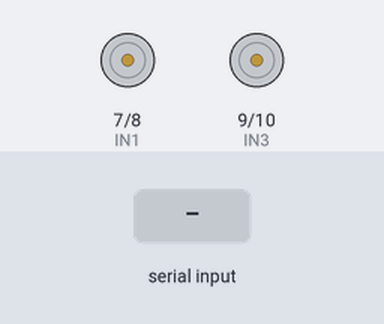
A sketch run on a simulated Arduino Uno, built with avr-gcc and run on an emulated ATmega328P. Shown: motor-driver pin pairs drawn as motors (green arrow = first pin HIGH = forward, orange = second pin HIGH = backward, longer = more drive, scaled by the enable pin). Inputs (shaded band) come from the test bench.

Above: at 1.2 s.
1.3 s: "FORWARD\n" received over Serial
At 2.3 s:
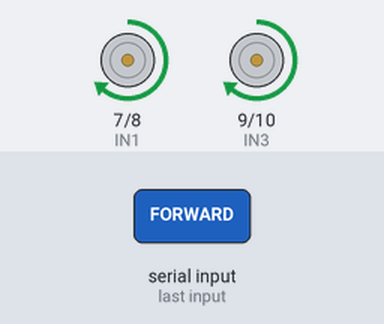
2.8 s: "BACKWARD\n" received over Serial
At 3.4 s:
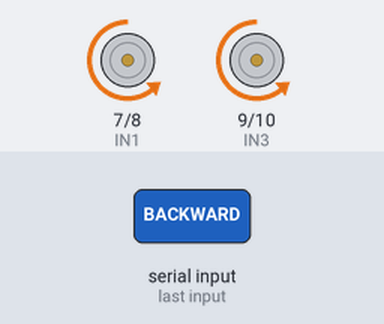
4.3 s: "LEFT\n" received over Serial
At 5.5 s:
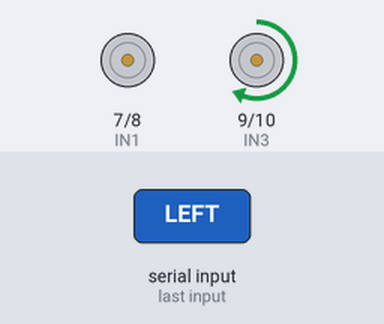
5.8 s: "RIGHT\n" received over Serial
At 6.9 s:
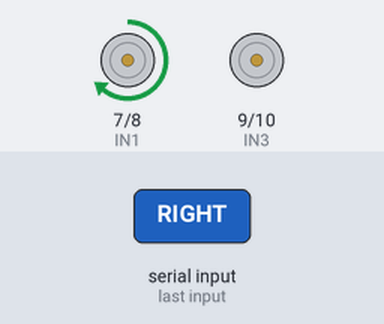
7.3 s: "1\n" received over Serial
At 8.0 s:
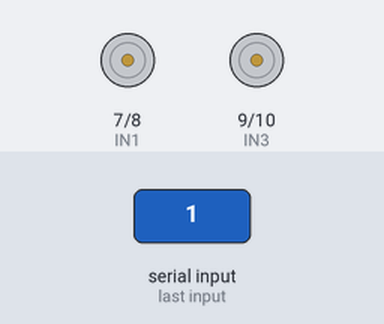
Timing chart, 0 to 9.8 s (numbered marks = the images above; inputs shaded):
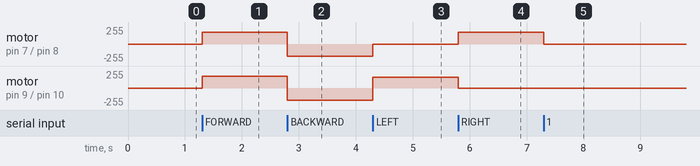

The sketch:

robot_car.ino
```cpp
// Firmware contoh mobil robot 4 roda
// Sesuaikan pin dengan wiring Anda.
// Protokol serial: FORWARD, BACKWARD, LEFT, RIGHT, STOP
const int ENA=5, IN1=7, IN2=8;
const int ENB=6, IN3=9, IN4=10;

void setup(){
  Serial.begin(115200);
  pinMode(ENA,OUTPUT); pinMode(IN1,OUTPUT); pinMode(IN2,OUTPUT);
  pinMode(ENB,OUTPUT); pinMode(IN3,OUTPUT); pinMode(IN4,OUTPUT);
  stopRobot();
}

void loop(){
  if(Serial.available()){
    String cmd=Serial.readStringUntil('\n');
    cmd.trim();
    if(cmd=="FORWARD") forward(180);
    else if(cmd=="BACKWARD") backward(180);
    else if(cmd=="LEFT") left(160);
    else if(cmd=="RIGHT") right(160);
    else stopRobot();
  }
}

void setMotor(int en,int inA,int inB,int pwm,bool forwardDir){
  digitalWrite(inA,forwardDir?HIGH:LOW);
  digitalWrite(inB,forwardDir?LOW:HIGH);
  analogWrite(en,constrain(pwm,0,255));
}
void forward(int pwm){setMotor(ENA,IN1,IN2,pwm,true);setMotor(ENB,IN3,IN4,pwm,true);}
void backward(int pwm){setMotor(ENA,IN1,IN2,pwm,false);setMotor(ENB,IN3,IN4,pwm,false);}
void left(int pwm){setMotor(ENA,IN1,IN2,0,true);setMotor(ENB,IN3,IN4,pwm,true);}
void right(int pwm){setMotor(ENA,IN1,IN2,pwm,true);setMotor(ENB,IN3,IN4,0,true);}
void stopRobot(){analogWrite(ENA,0);analogWrite(ENB,0);}
```

Measured:
- after the input at 1.3 s, motor on pin 7 (IN1) / pin 8 (IN2), motor on pin 9 (IN3) / pin 10 (IN4): stopped → forward 180/255 at once
- after the input at 2.8 s, motor on pin 7 (IN1) / pin 8 (IN2), motor on pin 9 (IN3) / pin 10 (IN4): forward 180/255 → backward 180/255 at once
- after the input at 4.3 s, motor on pin 7 (IN1) / pin 8 (IN2): backward 180/255 → stopped at once; motor on pin 9 (IN3) / pin 10 (IN4): backward 180/255 → forward 160/255 at once
- after the input at 5.8 s, motor on pin 7 (IN1) / pin 8 (IN2): stopped → forward 180/255 at once; motor on pin 9 (IN3) / pin 10 (IN4): forward 160/255 → stopped at once
- after the input at 7.3 s, motor on pin 7 (IN1) / pin 8 (IN2): forward 180/255 → stopped at once
